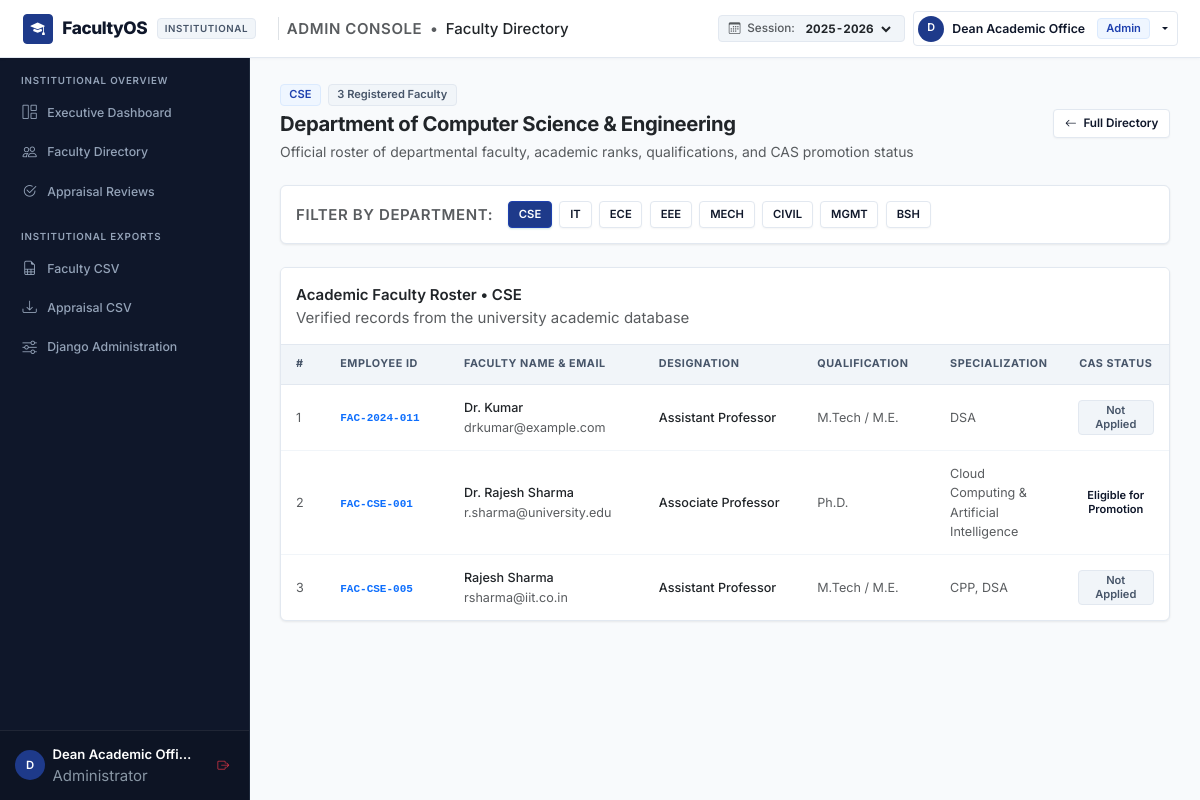
Page /faculty/department/CSE/ (signed in) on the earlier database version.
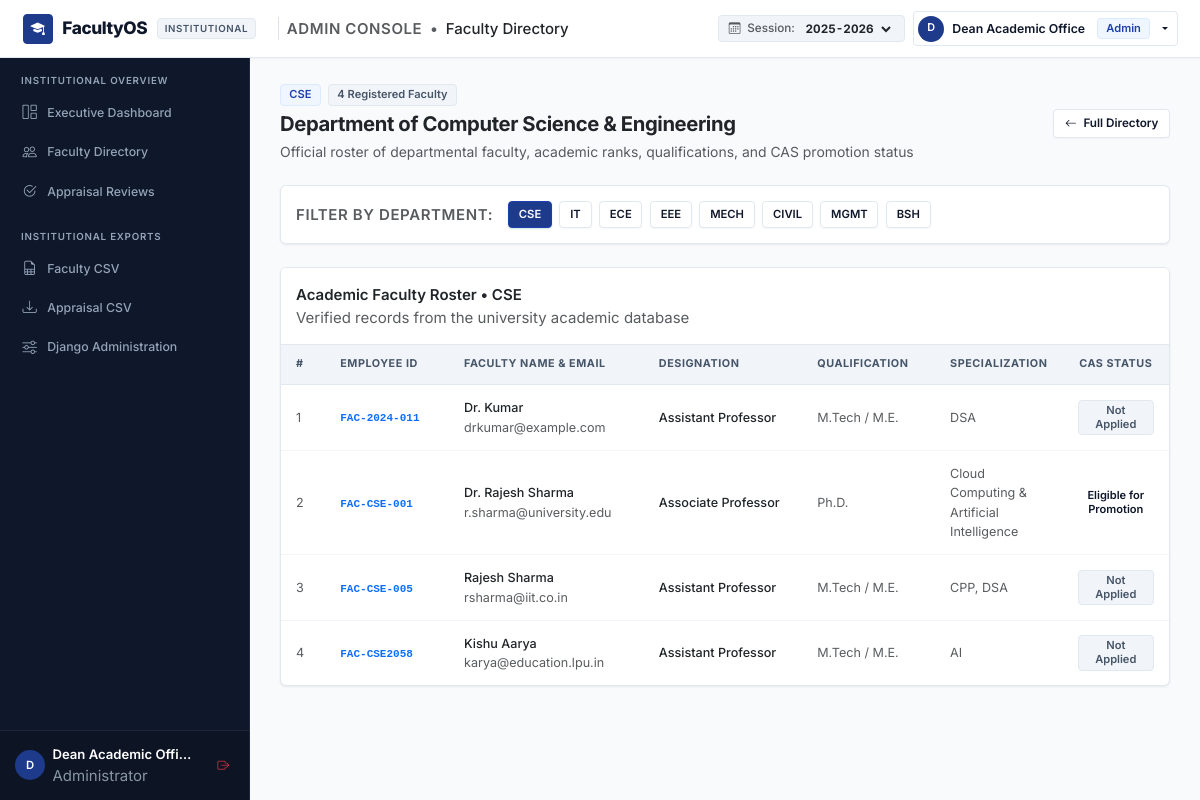
Same page on the later database version.
### appraisal/models.py (models this page shows, shortened)
class FacultyProfile(models.Model):
    DEPARTMENT_CHOICES = [
        ('CSE', 'Computer Science & Engineering'),
        ('IT', 'Information Technology'),
        ('ECE', 'Electronics & Communication Engineering'),
        ('EEE', 'Electrical & Electronics Engineering'),
        ('MECH', 'Mechanical Engineering'),
        ('CIVIL', 'Civil Engineering'),
        ('MGMT', 'Management Studies'),
        ('BSH', 'Basic Sciences & Humanities'),
    ]
    DESIGNATION_CHOICES = [
        ('Assistant Professor', 'Assistant Professor'),
        ('Associate Professor', 'Associate Professor'),
        ('Professor', 'Professor'),
        ('Senior Professor', 'Senior Professor'),
        ('Head of Department', 'Head of Department'),
    ]
    QUALIFICATION_CHOICES = [
        ('Ph.D.', 'Doctor of Philosophy (Ph.D.)'),
        ('M.Tech / M.E.', 'Master of Technology / Engineering'),
        ('M.Sc.', 'Master of Science'),
        ('MBA', 'Master of Business Administration'),
        ('M.Phil', 'Master of Philosophy'),
        ('B.Tech / B.E.', 'Bachelor of Technology / Engineering'),
    ]
    PROMOTION_STATUS_CHOICES = [
        ('Not Applied', 'Not Applied'),
        ('Under Review', 'Under Review'),
        ('Eligible for Promotion', 'Eligible for Promotion'),
        ('Promoted', 'Promoted'),
        ('Not Eligible', 'Not Eligible'),
    ]
    user = models.OneToOneField(User, on_delete=models.CASCADE, related_name='faculty_profile')
    employee_id = models.CharField(max_length=20, unique=True, verbose_name="Faculty / Employee ID")
    department = models.CharField(max_length=20, choices=DEPARTMENT_CHOICES, default='CSE')
    designation = models.CharField(max_length=50, choices=DESIGNATION_CHOICES, default='Assistant Professor')
    highest_qualification = models.CharField(max_length=50, choices=QUALIFICATION_CHOICES, default='M.Tech / M.E.')
    specialization = models.CharField(max_length=150, help_text="Area of expertise/specialization")
    date_of_joining = models.DateField(default=timezone.now)
    experience_years = models.DecimalField(max_digits=4, decimal_places=1, default=1.0, help_text="Total teaching experience in years")
    contact_number = models.CharField(max_length=15, blank=True)
    address = models.TextField(blank=True)
    promotion_status = models.CharField(max_length=30, choices=PROMOTION_STATUS_CHOICES, default='Not Applied')
    promotion_eligible_date = models.DateField(null=True, blank=True)
    created_at = models.DateTimeField(auto_now_add=True)
    updated_at = models.DateTimeField(auto_now=True)
    class Meta:
        ordering = ['employee_id']
        verbose_name = "Faculty Profile"
        verbose_name_plural = "Faculty Profiles"

### appraisal/views.py (the view)
# urls.py: path('faculty/department/<slug:department_slug>/', views.faculty_department_directory, name='faculty_department_directory'),
@login_required
def faculty_department_directory(request, department_slug):
    dept_code = department_slug.upper()
    dept_dict = dict(FacultyProfile.DEPARTMENT_CHOICES)
    if dept_code not in dept_dict:
        raise Http404(f"Department '{department_slug}' not found.")
    dept_name = dept_dict[dept_code]
    profiles = FacultyProfile.objects.select_related('user').filter(department=dept_code).order_by('employee_id')
    context = {
        'department_code': dept_code,
        'department_name': dept_name,
        'department_slug': department_slug,
        'profiles': profiles,
        'total_faculty': profiles.count(),
        'all_departments': FacultyProfile.DEPARTMENT_CHOICES,
    }
    return render(request, 'faculty/department_directory.html', context)

### core/context_processors.py (called while the page is built)
def portal_context(request):
    available_years = ['2025-2026', '2024-2025', '2023-2024', '2022-2023']
    selected_year = '2025-2026'
    if hasattr(request, 'GET') and request.GET.get('year') in available_years:
        selected_year = request.GET.get('year')
    context = {
        'portal_name': 'Faculty Self-Appraisal & Career Advancement Portal',
        'current_academic_year': selected_year,
        'available_academic_years': available_years,
        'is_admin_user': False,
        'user_faculty_profile': None,
    }
    if hasattr(request, 'user') and request.user.is_authenticated:
        if request.user.is_staff or request.user.is_superuser:
            context['is_admin_user'] = True
        if hasattr(request.user, 'faculty_profile'):
            context['user_faculty_profile'] = request.user.faculty_profile
    return context

### templates/faculty/department_directory.html (shortened to what the changed rows need)
{% extends 'base.html' %}
{% block content %}
<div class="container-fluid px-0">
    <div class="d-flex justify-content-between align-items-center mb-4 flex-wrap gap-2">
        <div>
            <div class="d-flex align-items-center gap-2 mb-1">
                <span class="saas-badge saas-badge-blue">{{ department_code }}</span>
                <span class="saas-badge saas-badge-neutral">{{ total_faculty }} Registered Faculty</span>
            </div>
            <h1 class="h4 fw-bold mb-0 text-dark">Department of {{ department_name }}</h1>
        </div>
    </div>
    <div class="saas-card mb-4">
        <div class="saas-card-body p-3">
            <div class="d-flex align-items-center gap-2 flex-wrap">
                <span class="extra-small fw-semibold text-muted text-uppercase me-2" style="letter-spacing: 0.04em;">Filter By Department:</span>
                {% for code, name in all_departments %}
                <a href="{% url 'faculty_department_directory' department_slug=code|lower %}"
                   class="btn-saas btn-saas-sm {% if department_code == code %}btn-saas-primary{% else %}btn-saas-secondary{% endif %}"
                   style="font-size: 0.75rem; padding: 0.25rem 0.65rem;">
                    {{ code }}
                </a>
                {% endfor %}
            </div>
        </div>
    </div>
    <div class="saas-card">
        <div class="table-responsive">
            <table class="saas-table mb-0">
                <thead>
                    <tr>
                        <th style="width: 5%;">#</th>
                        <th style="width: 14%;">Employee ID</th>
                        <th style="width: 22%;">Faculty Name &amp; Email</th>
                        <th style="width: 18%;">Designation</th>
                        <th style="width: 15%;">Qualification</th>
                        <th style="width: 14%;">Specialization</th>
                        <th style="width: 12%;" class="text-center">CAS Status</th>
                    </tr>
                </thead>
                <tbody>
                    {% for p in profiles %}
                    <tr>
                        <td class="text-muted extra-small">{{ forloop.counter }}</td>
                        <td>
                            <code class="fw-semibold text-primary extra-small">{{ p.employee_id }}</code>
                        </td>
                        <td>
                            <div class="fw-medium text-dark">{{ p.user.get_full_name|default:p.user.username }}</div>
                            <div class="text-muted extra-small">{{ p.user.email }}</div>
                        </td>
                        <td>
                            <span class="fw-medium text-dark extra-small">{{ p.designation }}</span>
                        </td>
                        <td>
                            <span class="text-muted extra-small">{{ p.highest_qualification }}</span>
                        </td>
                        <td>
                            <span class="text-muted extra-small">{{ p.specialization|default:"-" }}</span>
                        </td>
                        <td class="text-center">
                            {% if p.promotion_status == 'Eligible for Promotion' or p.promotion_status == 'Promoted' %}
                                <span class="saas-badge saas-badge-success">{{ p.promotion_status }}</span>
                            {% elif p.promotion_status == 'Under Review' %}
                                <span class="saas-badge saas-badge-warning">{{ p.promotion_status }}</span>
                            {% else %}
                                <span class="saas-badge saas-badge-neutral">{{ p.promotion_status }}</span>
                            {% endif %}
                        </td>
                    </tr>
                    {% endfor %}
                </tbody>
            </table>
        </div>
    </div>
</div>
{% endblock %}

Differences in the rows shown:
added FacultyProfile: employee_id "FAC-CSE2058", user.get_full_name "Kishu Aarya", user.email "karya@education.lpu.in", designation "Assistant Professor", highest_qualification "M.Tech / M.E.", specialization "AI", promotion_status "Not Applied"
Other differences:
{{ total_faculty }}: "3" → "4"
